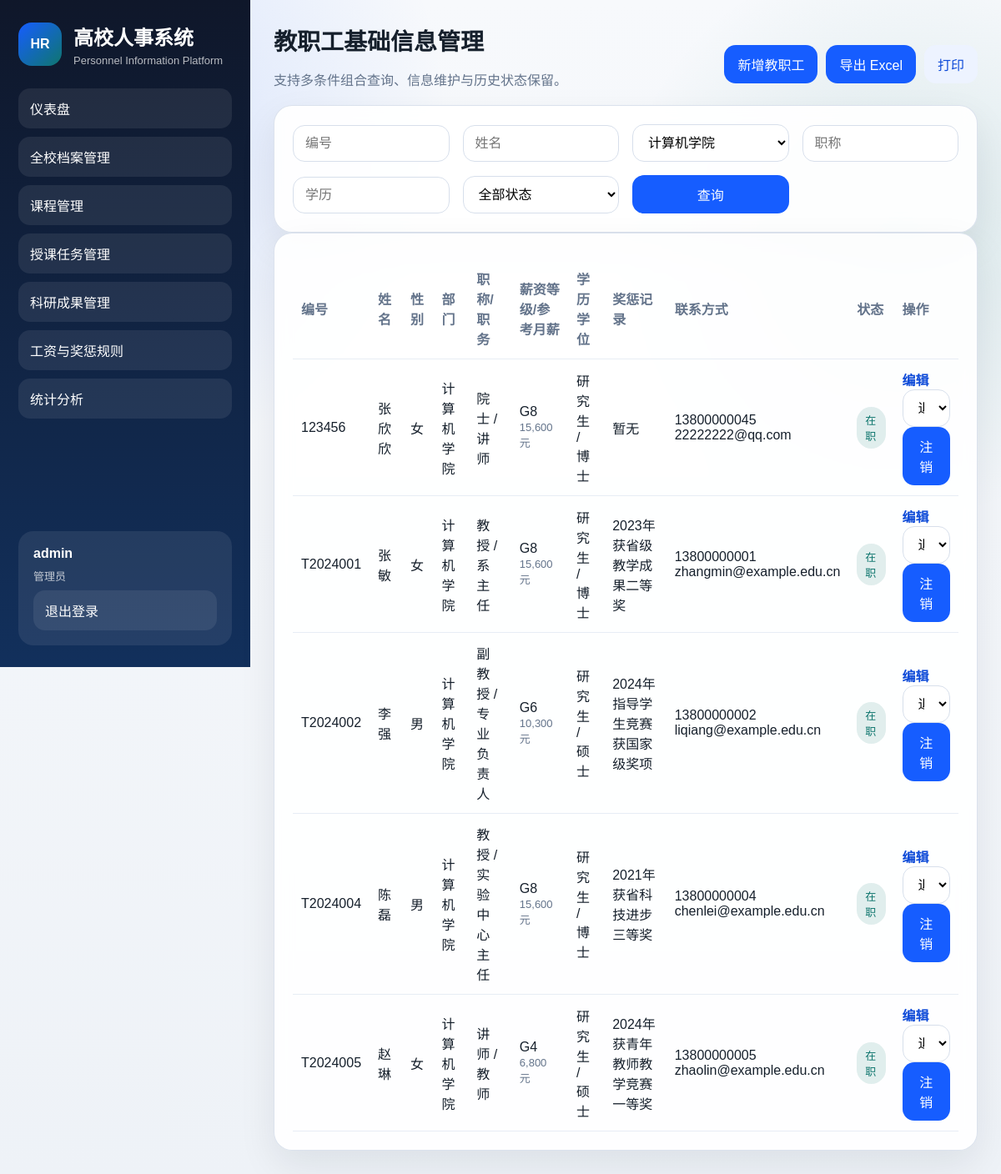
Screenshot of /employees?department_id=1 (signed in) with the database file from the repository.
### models.py (models this page shows, shortened)
class TimestampMixin:
    created_at = Column(DateTime)
    updated_at = Column(DateTime)

class User(TimestampMixin, Base):
    __tablename__ = "users"
    id = Column(Integer, primary_key=True)
    username = Column(String(64), unique=True, nullable=False, index=True)
    password_hash = Column(String(255), nullable=False)
    role = Column(String(20), nullable=False, default="teacher", index=True)
    employee_id = Column(Integer, ForeignKey("employees.id"))
    employee = relationship("Employee", back_populates="user", uselist=False)

class Employee(TimestampMixin, Base):
    __tablename__ = "employees"
    id = Column(Integer, primary_key=True)
    employee_no = Column(String(32), unique=True, nullable=False, index=True)
    name = Column(String(50), nullable=False)
    gender = Column(String(10), nullable=False)
    birth_date = Column(Date)
    education = Column(String(50), index=True)
    degree = Column(String(50))
    major = Column(String(100))
    hire_date = Column(Date)
    department_id = Column(Integer, ForeignKey("departments.id"), nullable=False)
    title = Column(String(50), index=True)
    position = Column(String(50))
    salary_grade = Column(String(20))
    phone = Column(String(30))
    email = Column(String(120))
    reward_punishment = Column(Text)
    status = Column(String(20), nullable=False, default="在职", index=True)
    notes = Column(Text)
    department = relationship("Department", back_populates="employees")
    user = relationship("User", back_populates="employee", uselist=False)
    course_assignments = relationship("TeachingAssignment", back_populates="employee")
    research_projects = relationship("ResearchProject", back_populates="employee")
    patents = relationship("Patent", back_populates="employee")
    publications = relationship("Publication", back_populates="employee")

class Department(TimestampMixin, Base):
    __tablename__ = "departments"
    id = Column(Integer, primary_key=True)
    name = Column(String(100), unique=True, nullable=False, index=True)
    description = Column(String(255))
    employees = relationship("Employee", back_populates="department")

### app.py (the view)
    @app.route("/employees")
    @login_required
    def employee_list():
        user = get_current_user()
        query = employee_scope(user)
        filters = {
            "employee_no": request.args.get("employee_no", "").strip(),
            "name": request.args.get("name", "").strip(),
            "department_id": request.args.get("department_id", "").strip(),
            "title": request.args.get("title", "").strip(),
            "education": request.args.get("education", "").strip(),
            "status": request.args.get("status", "").strip(),
        }
        if filters["employee_no"]:
            query = query.filter(Employee.employee_no.contains(filters["employee_no"]))
        if filters["name"]:
            query = query.filter(Employee.name.contains(filters["name"]))
        if filters["department_id"]:
            query = query.filter(Employee.department_id == int(filters["department_id"]))
        if filters["title"]:
            query = query.filter(Employee.title.contains(filters["title"]))
        if filters["education"]:
            query = query.filter(Employee.education.contains(filters["education"]))
        if filters["status"]:
            query = query.filter(Employee.status == filters["status"])
        employees = query.order_by(Employee.employee_no.asc()).all()
        departments = Department.query.order_by(Department.name.asc()).all()
        return render_template(
            "employees/list.html",
            employees=employees,
            departments=departments,
            filters=filters,
            salary_rule_map={rule["grade"]: rule for rule in SALARY_RULES},
            format_currency=format_currency,
            estimate_monthly_salary=estimate_monthly_salary,
        )

### app.py (called while the page is built)
def register_context(app: Flask) -> None:
    @app.context_processor
    def inject_user():
        return {
            "current_user": get_current_user(),
            "employee_statuses": EMPLOYEE_STATUSES,
            "gender_options": GENDER_OPTIONS,
            "salary_grade_options": SALARY_GRADE_OPTIONS,
            "course_natures": COURSE_NATURES,
            "research_statuses": RESEARCH_STATUSES,
            "publication_types": PUBLICATION_TYPES,
        }

def employee_scope(user: User):
    query = Employee.query.join(Department)
    if user.role != "admin":
        query = query.filter(Employee.id == user.employee_id)
    return query

### extensions.py (called while the page is built)
    def init_app(self, app) -> None:
        uri = app.config["SQLALCHEMY_DATABASE_URI"]
        connect_args = {}
        if uri.startswith("sqlite:///"):
            connect_args["check_same_thread"] = False
        engine = create_engine(uri, connect_args=connect_args)
        SessionLocal.configure(bind=engine)
        Base.metadata.bind = engine
        Base.query = SessionLocal.query_property()
        Base.metadata.create_all(bind=engine)
        @app.teardown_appcontext
        def remove_session(exception=None):
            SessionLocal.remove()

### hr_rules.py (called while the page is built)
def get_salary_rule(grade: str | None):
    if not grade:
        return None
    return SALARY_RULE_MAP.get(grade)

def estimate_monthly_salary(grade: str | None) -> int | None:
    rule = get_salary_rule(grade)
    if not rule:
        return None
    return rule["base_salary"] + rule["post_allowance"] + rule["performance_salary"]

def format_currency(amount: int | float | None) -> str:
    if amount is None:
        return ""
    return f"{amount:,.0f} 元"

### utils.py (called while the page is built)
def get_current_user() -> User | None:
    user_id = session.get("user_id")
    if not user_id:
        return None
    return db.session.get(User, user_id)

def login_required(view):
    @wraps(view)
    def wrapped_view(*args, **kwargs):
        if not get_current_user():
            flash("请先登录系统。", "warning")
            return redirect(url_for("login"))
        return view(*args, **kwargs)
    return wrapped_view

### templates/employees/list.html (shortened to what this page needs)
{% extends 'base.html' %}
{% block content %}
<section class="page-head">
    <div>
        <h2>教职工基础信息管理</h2>
        <p>支持多条件组合查询、信息维护与历史状态保留。</p>
    </div>
    <div class="actions">
        {% if current_user.role == 'admin' %}
        <a href="{{ url_for('employee_create') }}">新增教职工</a>
        {% endif %}
        <a class="secondary-btn" href="{{ url_for('export_excel', table_name='employees') }}">导出 Excel</a>
        <button class="secondary-btn" onclick="window.print()">打印</button>
    </div>
</section>
<section class="panel">
    <form method="get" class="filter-grid">
        <input type="text" name="employee_no" placeholder="编号" value="{{ filters.employee_no }}">
        <input type="text" name="name" placeholder="姓名" value="{{ filters.name }}">
        <select name="department_id">
            {% for department in departments %}
            <option value="{{ department.id }}" {% if filters.department_id == department.id|string %}selected{% endif %}>{{ department.name }}</option>
            {% endfor %}
        </select>
        <input type="text" name="title" placeholder="职称" value="{{ filters.title }}">
        <input type="text" name="education" placeholder="学历" value="{{ filters.education }}">
        <select name="status">
            <option value="">全部状态</option>
        </select>
        <button type="submit">查询</button>
    </form>
</section>
<section class="panel">
    <table>
        <thead>
            <tr>
                <th>编号</th>
                <th>姓名</th>
                <th>性别</th>
                <th>部门</th>
                <th>职称/职务</th>
                <th>薪资等级/参考月薪</th>
                <th>学历学位</th>
                <th>奖惩记录</th>
                <th>联系方式</th>
                <th>状态</th>
                <th>操作</th>
            </tr>
        </thead>
        <tbody>
            {% for employee in employees %}
            <tr>
                <td>{{ employee.employee_no }}</td>
                <td>{{ employee.name }}</td>
                <td>{{ employee.gender }}</td>
                <td>{{ employee.department.name }}</td>
                <td>{{ employee.title }} / {{ employee.position }}</td>
                <td>
                    {{ employee.salary_grade or '未定级' }}<br>
                    <span class="table-subtext">{{ format_currency(estimate_monthly_salary(employee.salary_grade)) or '待配置' }}</span>
                </td>
                <td>{{ employee.education }} / {{ employee.degree }}</td>
                <td>{{ employee.reward_punishment or '暂无' }}</td>
                <td>{{ employee.phone }}<br>{{ employee.email }}</td>
                <td><span class="badge">{{ employee.status }}</span></td>
                <td class="actions-cell">
                    <a class="text-link" href="{{ url_for('employee_edit', employee_id=employee.id) }}">编辑</a>
                    {% if current_user.role == 'admin' %}
                    <form method="post" action="{{ url_for('employee_deactivate', employee_id=employee.id) }}">
                        <select name="status">
                            <option value="退休">退休</option>
                        </select>
                        <button type="submit" class="tiny-btn">注销</button>
                    </form>
                    {% endif %}
                </td>
            </tr>
            {% else %}
            <tr><td colspan="11" class="empty">暂无数据</td></tr>
            {% endfor %}
        </tbody>
    </table>
    </section>
{% endblock %}

### templates/base.html (shortened to what this page needs)
<!DOCTYPE html>
<html lang="zh-CN">
<head>
    <link rel="stylesheet" href="{{ url_for('static', filename='css/style.css') }}">
</head>
<body class="{% if current_user %}logged-in{% else %}guest{% endif %}">
    <div class="{% if current_user %}app-shell{% else %}public-shell{% endif %}">
        {% if current_user %}
        <aside class="sidebar">
            <div class="brand">
                <div class="brand-mark">HR</div>
                <div>
                    <h1>高校人事系统</h1>
                    <p>Personnel Information Platform</p>
                </div>
            </div>
            <nav class="nav">
                {% if current_user.role == 'admin' %}
                <a href="{{ url_for('dashboard') }}">仪表盘</a>
                <a href="{{ url_for('employee_list') }}">全校档案管理</a>
                <a href="{{ url_for('course_list') }}">课程管理</a>
                <a href="{{ url_for('teaching_list') }}">授课任务管理</a>
                <a href="{{ url_for('research_home') }}">科研成果管理</a>
                <a href="{{ url_for('salary_rules') }}">工资与奖惩规则</a>
                <a href="{{ url_for('statistics') }}">统计分析</a>
                {% else %}
                <a href="{{ url_for('dashboard') }}">仪表盘</a>
                <a href="{{ url_for('employee_list') }}">我的档案</a>
                <a href="{{ url_for('course_list') }}">我的课程</a>
                <a href="{{ url_for('research_home') }}">我的科研</a>
                <a href="{{ url_for('salary_rules') }}">工资与奖惩规则</a>
                {% endif %}
            </nav>
            <div class="account-card">
                <div class="account-name">{{ current_user.username }}</div>
                <div class="account-meta">{{ '管理员' if current_user.role == 'admin' else '教师账号' }}</div>
                <a class="ghost-btn" href="{{ url_for('logout') }}">退出登录</a>
            </div>
        </aside>
        {% endif %}
        <main class="content {% if not current_user %}auth-layout{% endif %}">
            {% block content %}{% endblock %}
        </main>
    </div>
</body>
</html>

### static/css/style.css (style rules this page uses)
:root { --bg: #eef2f7; --panel: rgba(255, 255, 255, 0.92); --ink: #16202c; --muted: #64748b; --brand: #165dff; --brand-2: #0f4bd8; --line: #d7dfeb; --accent: #0f766e; --danger: #d14343; --shadow: 0 18px 45px rgba(17, 24, 39, 0.08); }
* { box-sizing: border-box; }
body { margin: 0; color: var(--ink); font-family: "Microsoft YaHei", "PingFang SC", sans-serif; background: radial-gradient(circle at 10% 10%, rgba(22, 93, 255, 0.14), transparent 25%), radial-gradient(circle at 90% 20%, rgba(15, 118, 110, 0.12), transparent 22%), linear-gradient(180deg, #f7f9fc 0%, var(--bg) 100%); }
a { color: inherit; text-decoration: none; }
.app-shell { min-height: 100vh; display: grid; grid-template-columns: 300px 1fr; }
.sidebar { background: linear-gradient(180deg, #0f172a 0%, #12305c 100%); color: #fff; padding: 26px 22px; display: flex; flex-direction: column; gap: 26px; position: sticky; top: 0; height: 100vh; }
.brand { display: flex; gap: 14px; align-items: center; }
.brand-mark { width: 52px; height: 52px; border-radius: 16px; display: grid; place-items: center; background: linear-gradient(135deg, #165dff, #0f766e); font-weight: 800; }
.brand h1, .brand p { margin: 0; }
.brand p { color: rgba(255, 255, 255, 0.7); font-size: 13px; margin-top: 4px; }
.nav { display: grid; gap: 10px; }
.nav a, .ghost-btn { padding: 12px 14px; border-radius: 14px; background: rgba(255, 255, 255, 0.08); transition: transform .18s ease, background .18s ease; }
.account-card { margin-top: auto; padding: 18px; border-radius: 18px; background: rgba(255, 255, 255, 0.08); display: grid; gap: 8px; }
.account-name { font-weight: 700; }
.account-meta { color: rgba(255,255,255,.72); font-size: 13px; }
.content { padding: 28px; }
.hero-banner, .login-panel, .panel, .metric-card { background: var(--panel); border: 1px solid rgba(215, 223, 235, 0.9); box-shadow: var(--shadow); backdrop-filter: blur(10px); }
.hero-banner h2, .login-hero h2, .page-head h2 { margin: 0; font-size: 28px; }
.hero-banner p, .page-head p, .login-hero p { color: var(--muted); line-height: 1.65; }
.hero-actions, .actions { display: flex; gap: 10px; flex-wrap: wrap; }
.panel, .login-card { border-radius: 22px; padding: 22px; }
.page-head { display: flex; justify-content: space-between; gap: 18px; align-items: center; }
table { width: 100%; border-collapse: collapse; margin-top: 8px; }
th, td { padding: 12px 10px; border-bottom: 1px solid #e7edf5; text-align: left; }
th { color: var(--muted); font-weight: 700; }
form { margin: 0; }
.form-grid, .filter-grid { display: grid; gap: 16px; }
.filter-grid { grid-template-columns: repeat(auto-fit, minmax(150px, 1fr)); align-items: end; }
input, select, textarea, button { font: inherit; }
input, select, textarea { width: 100%; padding: 12px 14px; border: 1px solid var(--line); border-radius: 14px; background: #fff; }
button, .secondary-btn, .actions a { display: inline-flex; align-items: center; justify-content: center; padding: 11px 16px; border: none; border-radius: 14px; background: var(--brand); color: #fff; cursor: pointer; }
.secondary-btn { background: #edf3ff; color: var(--brand-2); }
.badge { display: inline-flex; align-items: center; padding: 6px 10px; border-radius: 999px; background: rgba(15, 118, 110, 0.12); color: var(--accent); font-size: 13px; }
.text-link { color: var(--brand-2); font-weight: 700; }
.table-subtext { color: var(--muted); font-size: 13px; }

### rows the page displays
User: username "admin", role "管理员"
Employee: employee_no "123456", name "张欣欣", gender "女", department.name "计算机学院", title "院士", position "讲师", salary_grade "G8", salary_grade "15,600 元", education "研究生", degree "博士", reward_punishment "暂无", phone "13800000045", email "22222222@qq.com", status "在职"
Employee: employee_no "T2024001", name "张敏", gender "女", department.name "计算机学院", title "教授", position "系主任", salary_grade "G8", salary_grade "15,600 元", education "研究生", degree "博士", reward_punishment "2023年获省级教学成果二等奖", phone "13800000001", email "zhangmin@example.edu.cn", status "在职"
Employee: employee_no "T2024002", name "李强", gender "男", department.name "计算机学院", title "副教授", position "专业负责人", salary_grade "G6", salary_grade "10,300 元", education "研究生", degree "硕士", reward_punishment "2024年指导学生竞赛获国家级奖项", phone "13800000002", email "liqiang@example.edu.cn", status "在职"
Employee: employee_no "T2024004", name "陈磊", gender "男", department.name "计算机学院", title "教授", position "实验中心主任", salary_grade "G8", salary_grade "15,600 元", education "研究生", degree "博士", reward_punishment "2021年获省科技进步三等奖", phone "13800000004", email "chenlei@example.edu.cn", status "在职"
Employee: employee_no "T2024005", name "赵琳", gender "女", department.name "计算机学院", title "讲师", position "教师", salary_grade "G4", salary_grade "6,800 元", education "研究生", degree "硕士", reward_punishment "2024年获青年教师教学竞赛一等奖", phone "13800000005", email "zhaolin@example.edu.cn", status "在职"

### other values shown
form field department_id "计算机学院"
